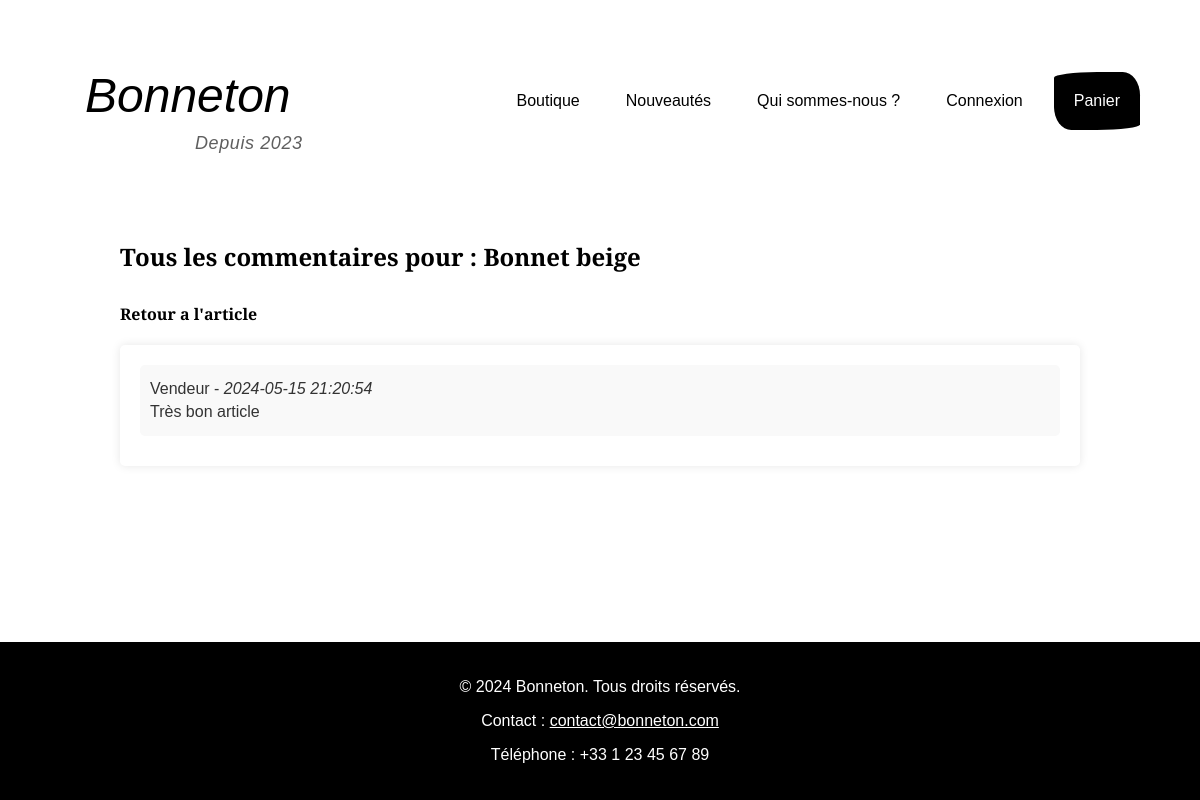
Page /public/commentaires.php?id=12 on the committed database.
### tables this page shows
CREATE TABLE `article` (
  `id` int(11) NOT NULL,
  `user_id` int(11) NOT NULL,
  `article_name` text NOT NULL,
  `caract` text NOT NULL,
  `img` text NOT NULL,
  `price_cents` int(11) NOT NULL DEFAULT 0,
  `currency` char(3) NOT NULL DEFAULT 'EUR',
  `stock` int(11) NOT NULL DEFAULT 0,
  `status` enum('active','out_of_stock','archived') NOT NULL DEFAULT 'active',
  `mise_en_vente` date NOT NULL,
  `nb_vente` int(11) NOT NULL DEFAULT 0,
  `created_at` timestamp NOT NULL DEFAULT current_timestamp(),
  `updated_at` timestamp NULL DEFAULT NULL ON UPDATE current_timestamp()
);

CREATE TABLE `commentaires` (
  `user_id` int(11) DEFAULT NULL,
  `article_id` int(11) DEFAULT NULL,
  `contenu` text DEFAULT NULL,
  `date_commentaire` timestamp NOT NULL DEFAULT current_timestamp(),
  `id` int(11) NOT NULL,
  `img` varchar(255) NOT NULL,
  `rating` tinyint(4) DEFAULT NULL
);

CREATE TABLE `user` (
  `id` int(11) NOT NULL,
  `titre` enum('m','mlle','mme','o') NOT NULL,
  `nom` varchar(50) NOT NULL,
  `prenom` varchar(50) NOT NULL,
  `email` varchar(50) NOT NULL,
  `motdepasse` varchar(255) NOT NULL,
  `dateden` date NOT NULL,
  `accounttype` enum('b','s','a') NOT NULL,
  `created_at` timestamp NOT NULL DEFAULT current_timestamp(),
  `updated_at` timestamp NULL DEFAULT NULL ON UPDATE current_timestamp(),
  `is_active` tinyint(1) NOT NULL DEFAULT 1,
  `email_verified_at` timestamp NULL DEFAULT NULL,
  `last_login_at` timestamp NULL DEFAULT NULL
);

### public/commentaires.php (the view, shortened to what this page needs)
<?php
include("includes/header.php");
?>
<link rel="stylesheet" href="assets/css/commentaire.css">
</head>
<body>
    <?php
    include("includes/menu.php");
    ?>
    <div class="container">
        <?php
        if (!isset($_GET['id']) || empty($_GET['id'])) {
            echo "ID d'article non spécifié.";
        } else {
            $article_id = (int) $_GET['id'];
            $stmt_article = $connexion->prepare("SELECT article_name FROM article WHERE id = ?");
            $stmt_article->bind_param("i", $article_id);
            $stmt_article->execute();
            $result_article = $stmt_article->get_result();
            $article = $result_article->fetch_assoc();
            if ($article) {
                echo "<h2>Tous les commentaires pour : " . e($article['article_name']) . "</h2>";
                echo "<a class='commentaire-all-link' href='page_details_article.php?id=" . e($article_id) . "'>Retour a l'article</a>";
            } else {
                echo "Article introuvable.";
            }
            $stmt_comments = $connexion->prepare("SELECT c.id, c.user_id, c.contenu, c.date_commentaire, c.img, c.rating, u.prenom FROM commentaires c JOIN user u ON c.user_id = u.id WHERE c.article_id = ? ORDER BY c.date_commentaire DESC");
            $stmt_comments->bind_param("i", $article_id);
            $stmt_comments->execute();
            $result_comments = $stmt_comments->get_result();
            if ($result_comments->num_rows > 0) {
                echo "<div class='commentaires'>";
                while ($row_com = $result_comments->fetch_assoc()) {
                    echo '<div class="commentaire">';
                    echo '<div class="commentaire-content">';
                    echo '<p>' . e($row_com['prenom']) . ' - <em>' . e($row_com['date_commentaire']) . '</em></p>';
                    echo '<p>' . e($row_com['contenu']) . '</p>';
                    echo '</div>';
                    echo '</div>';
                }
                echo "</div>";
            } else {
                echo "<p class='empty-state'>Pas de commentaires pour cet article.</p>";
            }
        }
        ?>
    </div>
    <?php
    include("includes/footer.php");
    ?>

### public/assets/css/stylebase.css (style rules this page uses)
html, body { height: 100%; margin: 0; padding: 0; }
body { font-family: 'Playfair Display', sans-serif; font-weight: thin; min-height: 100vh; display: flex; flex-direction: column; }
.reveal { opacity: 0; transform: translateY(22px); transition: opacity 0.6s ease, transform 0.6s ease; transition-delay: var(--stagger-delay, 0ms); will-change: opacity, transform; }
.reveal-visible { opacity: 1; transform: translateY(0); }

### public/assets/css/commentaire.css (style rules this page uses)
.commentaires { margin-top: 20px; padding: 20px; background-color: #fff; border-radius: 5px; box-shadow: 0 0 10px rgba(0, 0, 0, 0.1); }
.container { width: 80%; margin: 0 auto; }
.commentaire { margin-bottom: 10px; padding: 10px; background-color: #f9f9f9; border-radius: 5px; }
.commentaire-content { color: #333; }
.commentaire-content p { margin: 5px 0; }
.commentaire-all-link { display: inline-block; margin-top: 10px; text-decoration: none; color: #000; font-weight: 600; }

### rows in the picture
article: article_name "Bonnet beige"
commentaires: user.prenom "Vendeur", date_commentaire "2024-05-15 21:20:54", contenu "Très bon article"
